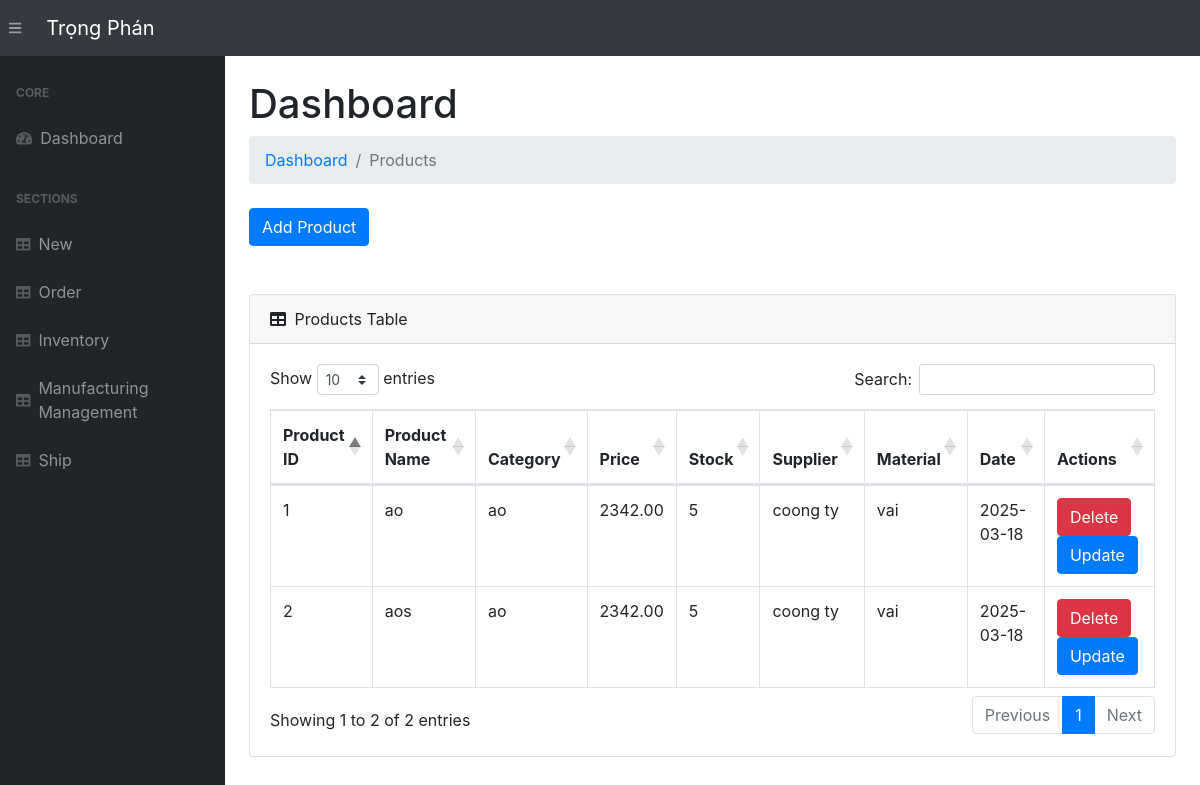
Screenshot of /products/ with the database file from the repository.
### app.py (models this page shows, shortened)
class Product(db.Model):
    __tablename__ = 'products'
    product_id = db.Column(db.Integer, primary_key=True)
    pro_name = db.Column(db.String(255), nullable=False)
    pro_category = db.Column(db.String(255))
    pro_unit_price = db.Column(db.Numeric(10, 2), nullable=False)
    pro_stock = db.Column(db.Integer, default=0)
    pro_supplier_id = db.Column(db.Integer, db.ForeignKey('supplier.supplier_id'))  # Sửa lại tên khóa ngoại
    supplier = db.relationship('Supplier', backref='sup_products')
    last_updated = db.Column(db.DateTime, default=datetime.utcnow, onupdate=datetime.utcnow)
    condition = db.Column(db.String(50), nullable=True)
    defect_reason = db.Column(db.String(255), nullable=True)
    pro_status = db.Column(db.String(50), default='In Production')
    pro_material_id = db.Column(db.Integer, db.ForeignKey('material.material_id'))
    material = db.relationship('Material', backref='mate_products')

class Supplier(db.Model):
    __tablename__    = 'supplier'
    supplier_id      = db.Column(db.Integer, primary_key=True)
    sup_name         = db.Column(db.String(255), nullable=False)
    sup_contact_info = db.Column(db.String(255), nullable=False)
    sup_address      = db.Column(db.String(255), nullable=False)
    sup_material_id = db.Column(db.Integer, db.ForeignKey('material.material_id'))  # Sửa lại tên khóa ngoại
    material = db.relationship('Material', backref='supplier')

class Material(db.Model):
    __tablename__ = 'material'
    material_id = db.Column(db.Integer, primary_key=True)
    material_name = db.Column(db.String(255), nullable=False)
    material_description = db.Column(db.String(255))
    quantity_in_stock = db.Column(db.Integer, default=0)
    reorder_level = db.Column(db.Integer, default=10)

### app.py (the view, shortened to what this page needs)
@app.route('/products/', methods=["POST", "GET"])
def viewProduct():
    products = Product.query.order_by(Product.last_updated.desc()).all()
    suppliers = Supplier.query.all()
    materials = Material.query.all()  # Ensure materials are passed to template
    return render_template("products.html", products=products, suppliers=suppliers, materials=materials)

### templates/products.html (shortened to what this page needs)
{% extends 'base.html' %}
{% block content %}
<main>
    <div class="container-fluid">
        <h1 class="mt-4">Dashboard</h1>
        <ol class="breadcrumb mb-4">
            <li class="breadcrumb-item"><a href="/">Dashboard</a></li>
            <li class="breadcrumb-item active">Products</li>
        </ol>
        <a class="btn btn-primary" href="/add-product/">
            Add Product
        </a>
        <br><br><br>
        <div class="card mb-4">
            <div class="card-header">
                <i class="fas fa-table mr-1"></i>
                Products Table
            </div>
            <div class="card-body">
                <div class="table-responsive">
                    {% if products|length < 1 %}
                        <h4>There are no Products, add one above</h4>
                    {% else %}
                        <table class="table table-bordered" id="dataTable" width="100%" cellspacing="0">
                            <thead>
                                <tr>
                                    <th>Product ID</th>
                                    <th>Product Name</th>
                                    <th>Category</th>
                                    <th>Price</th>
                                    <th>Stock</th>
                                    <th>Supplier</th>
                                    <th>Material</th>
                                    <th>Date</th>
                                    <th>Actions</th>
                                </tr>
                            </thead>
                            <tbody>
                                {% for product in products %}
                                <tr>
                                    <td>{{ product.product_id }}</td>
                                    <td>{{ product.pro_name }}</td>
                                    <td>{{ product.pro_category }}</td>
                                    <td>{{ product.pro_unit_price }}</td>
                                    <td>{{ product.pro_stock }}</td>
                                    <td>
                                        {% if product.supplier %}
                                            {{ product.supplier.sup_name }}
                                        {% else %}
                                            <span class="text-danger">No Supplier</span>
                                        {% endif %}
                                    </td>
                                    <td>
                                        {% if product.material %}
                                            {{ product.material.material_name }}
                                        {% else %}
                                            <span class="text-danger">No Material</span>
                                        {% endif %}
                                    </td>
                                    <td>{{ product.last_updated.date() }}</td>
                                    <td>
                                        <form action="/delete-product/{{ product.product_id }}" method="POST" style="display:inline;">
                                            <button type="submit" class="btn btn-danger" onclick="return confirmDelete()">Delete</button>
                                        </form>
                                        <a class="btn btn-primary" href="/update-product/{{ product.product_id }}">Update</a>
                                    </td>
                                </tr>
                                {% endfor %}
                            </tbody>
                        </table>
                    {% endif %}
                </div>
            </div>
        </div>
    </div>
</main>
{% endblock %}

### rows the page displays
Product: product_id "2", pro_name "aos", pro_category "ao", pro_unit_price "2342.00", pro_stock "5", supplier.sup_name "coong ty", material.material_name "vai", last_updated "2025-03-18"
Product: product_id "1", pro_name "ao", pro_category "ao", pro_unit_price "2342.00", pro_stock "5", supplier.sup_name "coong ty", material.material_name "vai", last_updated "2025-03-18"
